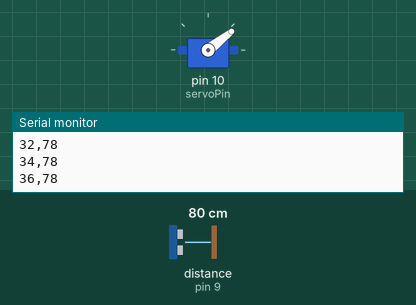
The sketch below on a simulated Arduino Uno, built with avr-gcc and run on an emulated ATmega328P. Shown: servo, the last lines printed to the serial monitor. Wiring (inferred from the names in the program): ultrasonic range finder: trigger pin 8; echo pin 9. The test bench sets the inputs (shaded band); at power-on: distance to the obstacle (sensor on pin 9) 80 cm. The echo pulse lasts 58.3 µs per cm.

Above: at 1.25 s.
1.3 s: distance to the obstacle (sensor on pin 9) set to 4 cm
At 1.62 s:
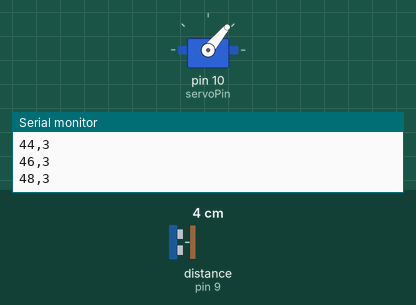
4.3 s: distance to the obstacle (sensor on pin 9) set to 250 cm
At 5.94 s:
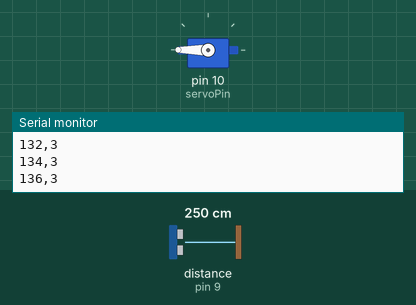
7.3 s: distance to the obstacle (sensor on pin 9) set to 2 cm
At 7.49 s:
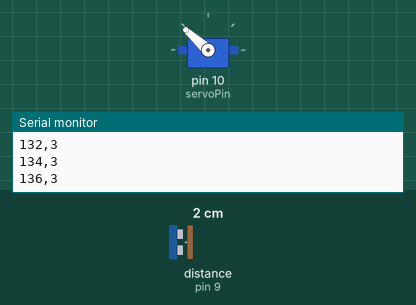
Timing chart, 0 to 19.3 s (numbered marks = the images above; inputs shaded):
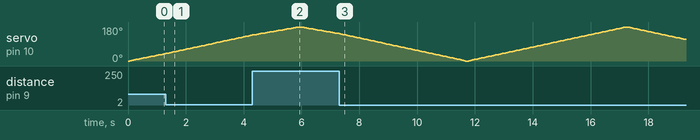

The sketch:

DIY_RADAR_STSTEM2.ino
```cpp
#include <Servo.h>

Servo servo;
const int trigPin = 8;
const int echoPin = 9;
const int servoPin = 10;

long duration;
int distance;
const int threshold = 100; // Max detection range in cm

void setup() {
  Serial.begin(9600);
  servo.attach(servoPin);
  pinMode(trigPin, OUTPUT);
  pinMode(echoPin, INPUT);
}

void loop() {
  sweep(0, 180, 2);   // Sweep left to right
  sweep(180, 0, -2);  // Sweep right to left
}

void sweep(int startAngle, int endAngle, int step) {
  for (int angle = startAngle; angle != endAngle + step; angle += step) {
    servo.write(angle);
    delay(60);  // Allow servo to reach position

    // Trigger ultrasonic pulse
    digitalWrite(trigPin, LOW);
    delayMicroseconds(2);
    digitalWrite(trigPin, HIGH);
    delayMicroseconds(10);
    digitalWrite(trigPin, LOW);

    // Read echo response
    duration = pulseIn(echoPin, HIGH);
    distance = duration * 0.034 / 2;

    if (distance > 2 && distance < threshold) {
      Serial.print(angle);
      Serial.print(",");
      Serial.println(distance);
    }
  }
}
```
